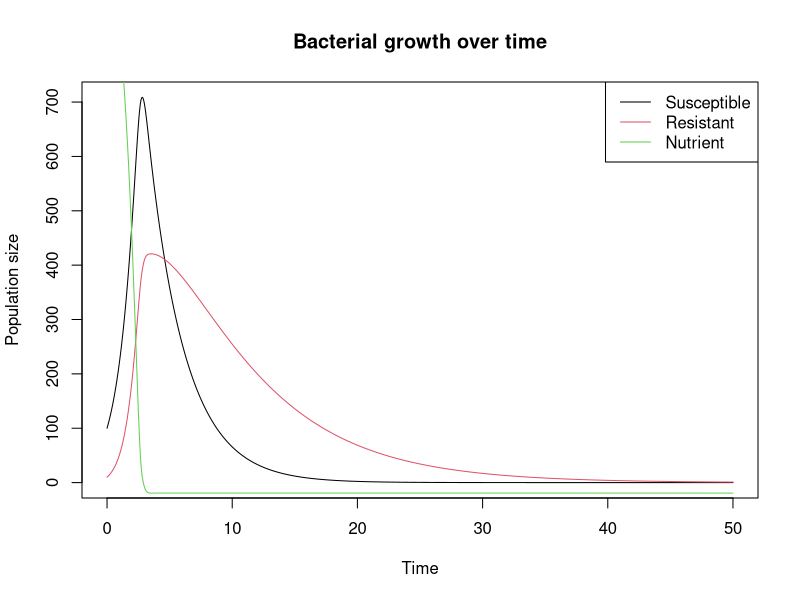

Here is the R script that generated this plot:
library(deSolve)

mutation_rate = 10^-1

# Initialize 'params' matrix with 4 rows and 10 columns
params <- matrix(nrow = 4, ncol = 10)

# Name the rows of the matrix
rownames(params) <- c("S", "R1", "R2", "R12")

# Name the columns of the matrix
colnames(params) <- c("psi", "phi1", "zeta1", "kappa1", "phi2", "zeta2", "kappa2", "mu", "k", "alpha")

# Assign values to the 'psi' column of the matrix
params[, "psi"] <- c(0.1, 0.1, 0.1, 0.1)

# Assign values to the 'phi1' and 'phi2' columns of the matrix
params[, c("phi1", "phi2")] <- c(0.2, 0.2, 0.2, 0.2)

# Assign values to the 'zeta1' column of the matrix
params[, "zeta1"] <- c(1, 100, 1, 100)

# Assign values to the 'zeta2' column of the matrix
params[, "zeta2"] <- c(1, 1, 100, 100)

# Assign values to the 'kappa1' and 'kappa2' columns of the matrix
params[, c("kappa1", "kappa2")] <- c(1, 1, 1, 1)

# Assign values to the 'mu' column of the matrix
params[, "mu"] <- c(1, 1, 1, 1)

# Assign values to the 'k' column of the matrix
params[, "k"] <- c(100, 100, 100, 100)

# Assign values to the 'alpha' column of the matrix
params[, "alpha"] <- c(1, 1, 1, 1)

hill <- function(A, parms) {
  psi = parms[1] ; phi = parms[2] ; zeta = parms[3]; kappa = parms[4]
  return(phi*(A/zeta)^kappa/((A/zeta)^kappa-(psi-phi)/psi))
}

antibiotics <- function(A1,A2,parms) {
  psi = parms[1]
  return(psi-hill(A1,c(psi,parms[2:4]))-hill(A2,c(psi,parms[5:7])))
}

monod <- function(N,parms){
  mu = parms[1] ; k = parms[2]
  return(mu*N/(N+k))
}

deplete <- function(dS,dR,alpha=params["S","alpha"]) {
  return(-alpha*(max(0,dS)+max(0,dR)))
}

# Define the differential equations for the model
bacterial_growth <- function(t,populations,parms=params) {
  with(as.list(c(populations)), {
    S <- populations[1]
    R <- populations[2]
    N <- populations[3]
    dS <- S*(monod(N,params["S",c("mu","k")]) + antibiotics(A1=1,A2=0,params["S",1:7]) - mutation_rate)
    dR <- R*(monod(N,params["R1",c("mu","k")]) + antibiotics(A1=1,A2=0,params["R1",1:7])) + S*mutation_rate
    dN <- deplete(dS,dR)
    return(list(c(dS, dR, dN)))
  })
}

# Example usage
times <- seq(0,50,0.01)
solution <- ode(y = c(S = 100, R = 10, N = 1000), times = times, func = bacterial_growth)
plot(solution[, 1], solution[,2],type = "l", col = 1, main = "Bacterial growth over time", xlab = "Time", ylab = "Population size")
lines(solution[, 1],solution[, 3], col = 2)
lines(solution[, 1],solution[, 4], col = 3)
legend("topright", legend = c("Susceptible", "Resistant", "Nutrient"), col = c(1, 2, 3), lty = 1)
